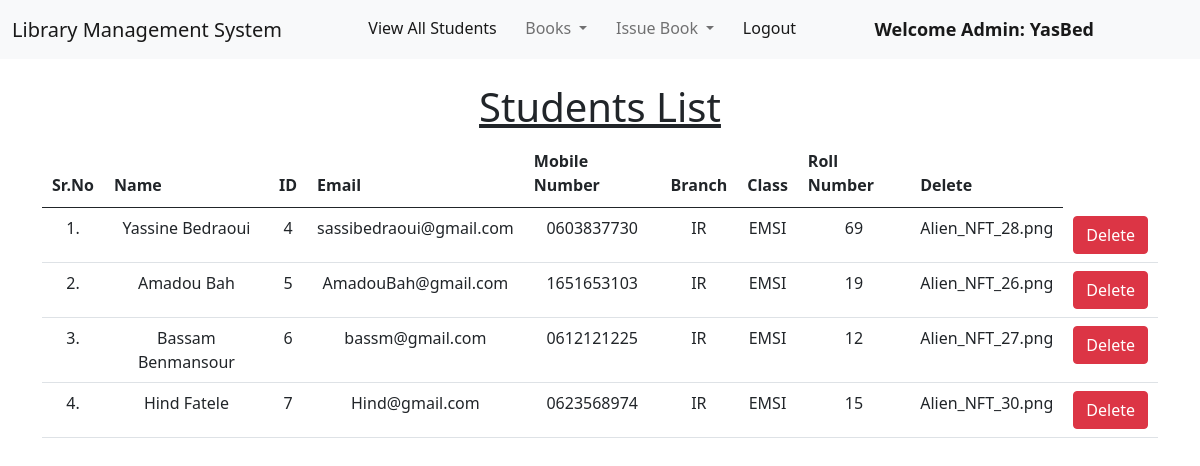
/view_students/ (signed in), run on the app's committed database.
### library/models.py (models this page shows, shortened)
class Student(models.Model):
    user = models.OneToOneField(User, on_delete=models.CASCADE)
    classroom = models.CharField(max_length=10)
    branch = models.CharField(max_length=10)
    roll_no = models.CharField(max_length=3, blank=True)
    phone = models.CharField(max_length=10, blank=True)
    image = models.ImageField(upload_to="", blank=True)

### library/views.py (the view)
# urls.py: path('view_students/',views.view_students, name='view_students'),
@login_required(login_url='/admin_login')
def view_students(request):
    students = Student.objects.all()
    return render(request,'view_students.html',{'students':students})

### library/templates/view_students.html (shortened to what this page needs)
{% extends 'admin_navbar.html' %}
{% load static %}
{% block content %}
<div class="container mt-4">
    <h1 class="text-center"><u>Students List</u></h1>
    <table class="table table-hover" id="example">
        <thead>
            <tr class="text-center">
                <th>Sr.No</th>
                <th>Name</th>
                <th>ID</th>
                <th>Email</th>
                <th>Mobile Number</th>
                <th>Branch</th>
                <th>Class</th>
                <th>Roll Number</th>
                <th>Delete</th>
            </tr>
        </thead>
        <tbody>
            {% for student in students %}
            <tr class="text-center">
                <td>{{forloop.counter}}.</td>
                <td>{{student.user.get_full_name}}</td>
                <td>{{student.user.id}}</td>
                <td>{{student.user.email}}</td>
                <td>{{student.phone}}</td>
                <td>{{student.branch}}</td>
                <td>{{student.classroom}}</td>
                <td>{{student.roll_no}}</td>
                <td>{{student.image}}</td>
                <td><a href="/delete_student/{{student.id}}/" class="btn btn-danger" onclick="return confirm('Are you sure you want to delete this student?')">Delete</a></td>
            </tr>
            {% endfor %}
        </tbody>
    </table>
    </div>
{% endblock content %}

### library/templates/admin_navbar.html (shortened to what this page needs)
<!doctype html>
<html lang="en">
  <head>
    <link href="https://cdn.jsdelivr.net/npm/bootstrap@5.1.0/dist/css/bootstrap.min.css" rel="stylesheet">
    <link rel="stylesheet" href="https://cdn.datatables.net/1.10.25/css/jquery.dataTables.min.css">
    <link rel="stylesheet" href="https://cdn.datatables.net/buttons/1.7.1/css/buttons.dataTables.min.css">
  </head>
  <body>
    <nav class="navbar navbar-expand-lg navbar-light bg-light">
        <div class="container-fluid">
          <a class="navbar-brand" href="#">Library Management System</a>
          <div class="collapse navbar-collapse" id="navbarSupportedContent">
            <ul class="navbar-nav me-auto mb-2 mb-lg-0">
              <li class="nav-item">
                <a class="nav-link active" aria-current="page" href="/view_students/">View All Students</a>
              </li>
              <li class="nav-item dropdown">
                <a class="nav-link dropdown-toggle" href="#" id="navbarDropdown" role="button" data-bs-toggle="dropdown" aria-expanded="false">
                  Books
                </a>
              </li>
              <li class="nav-item dropdown">
                <a class="nav-link dropdown-toggle" href="#" id="navbarDropdown" role="button" data-bs-toggle="dropdown" aria-expanded="false">
                  Issue Book
                </a>
              </li>
              <li class="nav-item">
                <a class="nav-link active" aria-current="page" href="/logout/">Logout</a>
              </li>
              <li class="nav-item">
                <a style="font-weight:600; font-family:'Segoe UI', Tahoma, Geneva, Verdana, sans-serif; font-size: large;" class="nav-link active" href="#">Welcome Admin: {{request.user}}</a>
              </li>
            </ul>
          </div>
        </div>
      </nav>
      {% block content %}
      {% endblock content %}
  </body>
</html>

### data on the page
Student: user.get_full_name "Yassine Bedraoui", user.id "4", user.email "sassibedraoui@gmail.com", phone "0603837730", branch "IR", classroom "EMSI", roll_no "69", image "Alien_NFT_28.png"
Student: user.get_full_name "Amadou Bah", user.id "5", user.email "AmadouBah@gmail.com", phone "1651653103", branch "IR", classroom "EMSI", roll_no "19", image "Alien_NFT_26.png"
Student: user.get_full_name "Bassam Benmansour", user.id "6", user.email "bassm@gmail.com", phone "0612121225", branch "IR", classroom "EMSI", roll_no "12", image "Alien_NFT_27.png"
Student: user.get_full_name "Hind Fatele", user.id "7", user.email "Hind@gmail.com", phone "0623568974", branch "IR", classroom "EMSI", roll_no "15", image "Alien_NFT_30.png"

### other printed values
{{ request.user }} "YasBed"
